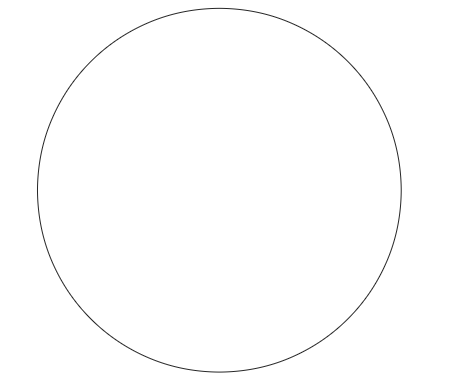
%> input picture circle.png, 450 x 381 px, given in place of test2.png, which was not available
$ octave test_of_endpoints.m   (GNU Octave 9; MATLAB toolbox functions it lacks are replaced by stand-ins)
%> lines starting %> are read from the running program, lines starting %| are printed output that depends on the picture; in (x1, y1, x2, y2) boxes, pixels count from 0 and x2, y2 are one past the last pixel; in counts of white or black regions, pixels touching at a corner belong together; the program's own positions count from 1; pictures that were not available may be replaced by others from this repository, and a replacement may not be noted
### mooreNeighborhoodTracing.m
function [B, chain_code] = mooreNeighborhoodTracing( T )
    % T is a square tessellation (binary image), containing a
    % connected component P of black/white cells.
    % The return variable B is a contour sequence (boundary region) of pixels (rows in B) where each pixel
    % contains a x-position (1st column in B) and an y-position (2nd column
    % in B).

    % Concept of moore neighborhood
    %
    %   |  7  |   0   |   1   |
    %   -----------------------
    %   |  6  |   p   |   2   |    , where p = boundary pixel
    %   -----------------------
    %   |  5  |   4   |   3   |
    %   -----------------------

    global size_of_T;
    global nr_of_rows;
    global nr_of_columns;
    global black_pixel;
    global white_pixel;

    % General definitions
    black_pixel = 0;
    white_pixel = 1;
    size_of_T     = size(T);
    nr_of_rows    = size_of_T(1);
    nr_of_columns = size_of_T(2);

    T = flipud( T );    % Flip the orientation of T so that the origin of the picture is in the bottom left.
                        % Matlab has origin of a matrix in the top left.


    % ---------------------------------------------------------
    % Find a starting point by searching for a black cell in T
    % ---------------------------------------------------------

    [s, initial_moore_neighbor] = findStartingPoint( T );

    if ( s == -1 )
       error('T does not contain any black cells');
    end

    % ---------------------------------------------------------
    % Initialization of variables
    % ---------------------------------------------------------
    row_iter      = 1;
    chain_code    = NaN( nr_of_rows*nr_of_columns , 1 );
    B             = NaN( nr_of_rows*nr_of_columns , 2 );
    B(row_iter,:) = s;                                                      % insert s in B
    p             = s;                                                      % initialize boundary point
    [c, current_moore_neighbor] = backtrack( p, initial_moore_neighbor );   % initialize current pixel

    % Termination variables
    jacobs_stopping_criterion = current_moore_neighbor;
    loop_counter              = 0;
    max_number_of_iterations  = 1000000000;

    while ( ~isequal(c,s)  )

        loop_counter = loop_counter + 1;

        if ( loop_counter > max_number_of_iterations )
            error( 'Unable to find a contour sequence');
        end

        x = c(2);
        y = c(1);

        if ( T(x, y) == black_pixel )
            row_iter = row_iter + 1;

            % add to solution
            B(row_iter,:) = c;
            chain_code(row_iter-1) = current_moore_neighbor;

            % backstepping
            p = c;
            [c, current_moore_neighbor] = backtrack( p, current_moore_neighbor );

        else
           [c, current_moore_neighbor] = getNextClockwisePixel( c, current_moore_neighbor );
        end
    end

    % Remove unused space
    B          = B( 1:row_iter, : );
    chain_code = chain_code( 1:row_iter);
    chain_code(end) = current_moore_neighbor;  % Add the last moore neighbor
end

function [starting_point, initial_moore_neighbor, pixel_entering_dir] = findStartingPoint( T )

    global nr_of_columns;
    global nr_of_rows;
    global black_pixel;

    initial_moore_neighbor = 8;
    starting_point_found = false;
    starting_point = -1;

    for j = 1:nr_of_columns
        for i = 1:nr_of_rows
            if T(i,j) == black_pixel
                starting_point = [j i];  % j = x position, i = y position
                starting_point_found = true;
                break;
            end
        end
        if starting_point_found
            break;
        end
    end
end

function [last_pixel, new_moore_neighbor] = backtrack( current_pixel, moore_neighbor )

    % OBS! Assuming a clockwise rotation

    switch( moore_neighbor )
        case 8  % INITIAL STATE
            last_pixel         = current_pixel + [0 -1];
            new_moore_neighbor = 4;

        case {0 , 1}
            last_pixel = current_pixel + [-1 0];
            new_moore_neighbor = 6;

        case {2, 3}
            last_pixel = current_pixel + [0 1];
            new_moore_neighbor = 0;

        case {4, 5}
            last_pixel = current_pixel + [1 0];
            new_moore_neighbor = 2;

        case {6, 7}
            last_pixel = current_pixel + [0 -1];
            new_moore_neighbor = 4;
    end
end

function [c, new_moore_neighbor] = getNextClockwisePixel( current_pixel, current_moore_neighbor )

    switch( current_moore_neighbor )
        case 0
            c = current_pixel + [1 0];
            new_moore_neighbor = 1;

        case 1
            c = current_pixel + [0 -1];
            new_moore_neighbor = 2;

        case 2
            c = current_pixel + [0 -1];
            new_moore_neighbor = 3;

        case 3
            c = current_pixel + [-1 0];
            new_moore_neighbor = 4;

        case 4
            c = current_pixel + [-1 0];
            new_moore_neighbor = 5;

        case 5
            c = current_pixel + [0 1];
            new_moore_neighbor = 6;

        case 6
            c = current_pixel + [0 1];
            new_moore_neighbor = 7;

        case 7
            c = current_pixel + [1 0];
            new_moore_neighbor = 0;
    end
end

### findEndpoints.m
function endpoints = findEndpoints(contour, chainCode)
    if isempty(chainCode)
        x_last_sum = abs(contour(1, 1)- contour(size(contour,1), 1));
        y_last_sum = abs(contour(1, 2)- contour(size(contour,1), 2));
        temp_endpoints = [];

        for point = 1:size(contour,1)- 1
            x_sum = abs(contour(point, 1)- contour(point+ 1, 1));
            y_sum = abs(contour(point, 2)- contour(point+ 1, 2));
            if  x_sum ~= x_last_sum && y_sum ~= y_last_sum
                if length(temp_endpoints) > 0
                    if abs(sum(temp_endpoints(length(temp_endpoints)- 1,:)) - sum(contour(point, :))) > 2
                        temp_endpoints = [temp_endpoints ;contour(point, :)];
                    end
                else
                    temp_endpoints = [temp_endpoints ;contour(point, :)];
                end
            end
            x_last_sum = abs(contour(point, 1)- contour(point+ 1, 1));
            y_last_sum = abs(contour(point, 2)- contour(point+ 1, 2));
        end
        endpoints = temp_endpoints;
        return
    end


    if chainCode(1)~= chainCode(length(chainCode))
        temp_endpoint = [1];
    else
        temp_endpoint = [];
    end

    for index = 1:length(chainCode)-1
        if chainCode(index)~= chainCode(index+1)
            if ~isempty(temp_endpoint)
                if index - temp_endpoint(length(temp_endpoint)) > 2
                    temp_endpoint = [temp_endpoint; index];
                end
            else
                temp_endpoint = [temp_endpoint; index];
            end
        end
    end
    endpoints = temp_endpoint;
    return
end


### findLineLength_chainCode.m
function lineLength = findLineLength_chainCode(chainCode, endpoints)
        temp_length = zeros(length(endpoints),1);

        if length(endpoints) < 2
            lineLength = -1;
            return
        end
        temp_length(1) = endpoints(2);
        for index = 2:length(endpoints)- 1
            temp_length(index) = endpoints(index+1) - endpoints(index);
        end

        temp_length(index+ 1) = length(chainCode) - endpoints(index+ 1);
        lineLength = temp_length;
        return
end

### findLineLength.m
function lineLength = findLineLength(endpoints)

    if length(endpoints) == 0
        lineLength = -1;
        return
    end

    temp_length = [];

    temp_point = endpoints(size(endpoints, 1), :);
    for point = 1:size(endpoints, 1)
        temp_length = [temp_length; max(abs(temp_point - endpoints(point, :)))];
        temp_point = endpoints(point, :);
    end
    lineLength = temp_length;
    return

end

### determineShape.m
function shape = determineShape(descriptors)

    if size(descriptors.e, 1) == 6
        shape = 'L-Shape';
        return
    elseif size(descriptors.e, 1) < 4
        shape = 'Square';
        return
    elseif size(descriptors.e, 1) == 4 % Can be a rectangle or a square.

        lineLengths = findLineLength(descriptors.e);
        if unique(lineLengths) > 1
            shape = 'Rectangle';
            return
        else
            shape = 'Square';
            return
        %check if square or rectangle
    end
end


### test_of_endpoints.m
clear all
close all
clc

test2 = imread('test2.png');
%> test2 is the input picture: size 381x450x3 uint8; min 38, max 255, mean 253.6
test1 = imread('test.png');
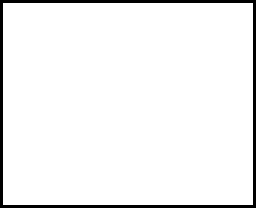
%> input picture test.png, 256 x 208 px
%> test1 is the input picture: size 208x256x3 uint8; 94.8% white; 1 black region, box (x1, y1, x2, y2) and area: (0, 0, 256, 208) 2748

T2 = im2bw(test2);
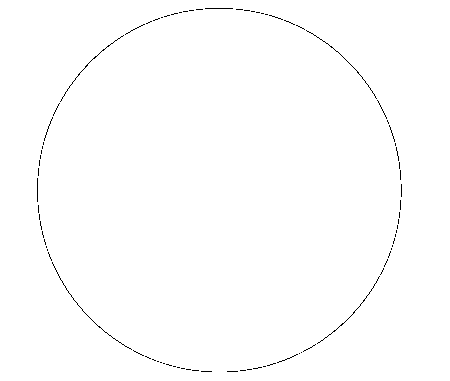
%> T2: size 381x450 logical; 99.5% white; black in thin lines or dots, all inside (x1, y1, x2, y2) = (37, 8, 402, 372)
T1 = im2bw(test1);

T1 = padarray(T1,[1 1],1);
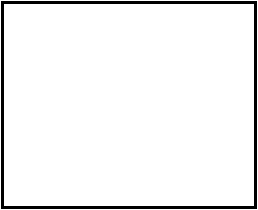
%> T1: size 210x258 logical; 94.9% white; 1 black region, box (x1, y1, x2, y2) and area: (1, 1, 257, 209) 2748
T2 = padarray(T2,[1 1],1);
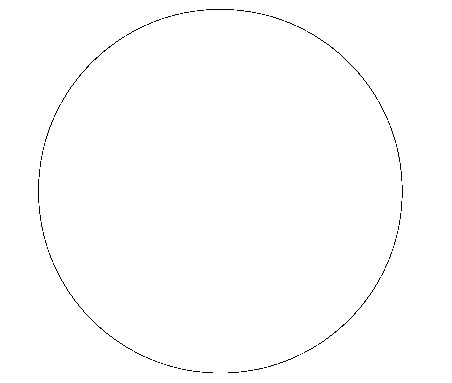
%> T2: size 383x452 logical; 99.5% white; black in thin lines or dots, all inside (x1, y1, x2, y2) = (38, 9, 403, 373)
[contour2, b2] = mooreNeighborhoodTracing(T2);
%> in mooreNeighborhoodTracing, `T = flipud( T );`:
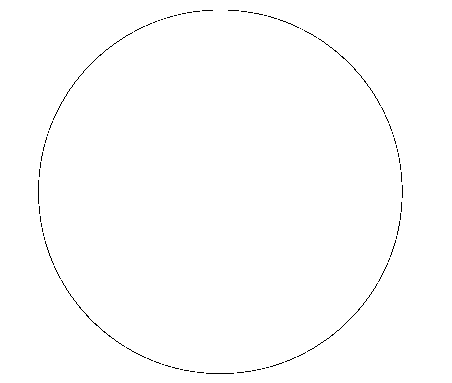
%> T: size 383x452 logical; 99.5% white; black in thin lines or dots, all inside (x1, y1, x2, y2) = (38, 10, 403, 374)
%> after the loop in findStartingPoint, `for j = 1:nr_of_columns`: starting_point = [39 181]; starting_point_found = true
%> in mooreNeighborhoodTracing, `[s, initial_moore_neighbor] = findStartingPoint( T );`: s = [39 181]; initial_moore_neighbor = 8
%> in mooreNeighborhoodTracing, `p             = s;`: p = [39 181]
%> in backtrack, `last_pixel         = current_pixel + [0 -1];`: last_pixel = [39 180]
%> in mooreNeighborhoodTracing, `[c, current_moore_neighbor] = backtrack( p, initial_moore_neighbor );`: current_moore_neighbor = 4
%> the loop in mooreNeighborhoodTracing, `while ( ~isequal(c,s)  )` made 143 passes
%> (x, y, p, c, current_moore_neighbor) on passes 5, 8, 11, 14, 17, 20, 23, 26, 29, 32, 35, 38: (182, 39, [39 182], [38 182], 6), (183, 39, [39 183], [38 183], 6), (184, 39, [39 184], [38 184], 6), (185, 39, [39 185], [38 185], 6), (186, 39, [39 186], [38 186], 6), (187, 39, [39 187], [38 187], 6), (188, 39, [39 188], [38 188], 6), (189, 39, [39 189], [38 189], 6), (190, 39, [39 190], [38 190], 6), (191, 39, [39 191], [38 191], 6), (192, 39, [39 192], [38 192], 6), (193, 39, [39 193], [38 193], 6)
%> (x, y, c, current_moore_neighbor) on passes 1, 2, 3, 4, 6, 7: (180, 39, [38 180], 5), (180, 38, [38 181], 6), (181, 38, [38 182], 7), (182, 38, [39 182], 0), (182, 38, [38 183], 7), (183, 38, [39 183], 0)
%> after the loop in mooreNeighborhoodTracing, `while ( ~isequal(c,s)  )`: c = [39 181]; current_moore_neighbor = 4; loop_counter = 143; p = [39 182]; row_iter = 46
%> in mooreNeighborhoodTracing, `B          = B( 1:row_iter, : );`: B = 46 rows, first 12: [39 181; 39 182; 39 183; 39 184; 39 185; 39 186; 39 187; 39 188; 39 189; 39 190; 39 191; 39 192]
%> contour2 has the same summary as B in mooreNeighborhoodTracing; b2 = 46 values from 0 to 4
[contour1, b1] = mooreNeighborhoodTracing(T1);
%> the loop in mooreNeighborhoodTracing (call 2), `while ( ~isequal(c,s)  )` made 2779 passes
%> (x, y, p, c, current_moore_neighbor) on passes 5, 8, 11, 14, 17, 20, 23, 26: (3, 2, [2 3], [1 3], 6), (4, 2, [2 4], [1 4], 6), (5, 2, [2 5], [1 5], 6), (6, 2, [2 6], [1 6], 6), (7, 2, [2 7], [1 7], 6), (8, 2, [2 8], [1 8], 6), (9, 2, [2 9], [1 9], 6), (10, 2, [2 10], [1 10], 6)
%> (x, y, c, current_moore_neighbor) on passes 1, 2, 3, 4, 6, 7: (1, 2, [1 1], 5), (1, 1, [1 2], 6), (2, 1, [1 3], 7), (3, 1, [2 3], 0), (3, 1, [1 4], 7), (4, 1, [2 4], 0)
% [4 lines of commented-out code are left out]


endpoints = findEndpoints(contour1, b1);
lineLengths = findLineLength_chainCode(b1, endpoints);

descriptors = struct('e', endpoints, 'll', lineLengths);
determineShape(descriptors)
%> ans = 'Rectangle'

%Regionprops() calculates: area osv..
